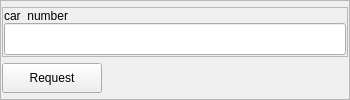
                <widget class="QFrame" name="frame_105">
                 <property name="minimumSize">
                  <size>
                   <width>350</width>
                   <height>0</height>
                  </size>
                 </property>
                 <property name="maximumSize">
                  <size>
                   <width>350</width>
                   <height>16777215</height>
                  </size>
                 </property>
                 <property name="frameShape">
                  <enum>QFrame::StyledPanel</enum>
                 </property>
                 <property name="frameShadow">
                  <enum>QFrame::Raised</enum>
                 </property>
                 <layout class="QVBoxLayout" name="verticalLayout_82">
                  <property name="spacing">
                   <number>1</number>
                  </property>
                  <property name="leftMargin">
                   <number>1</number>
                  </property>
                  <property name="topMargin">
                   <number>1</number>
                  </property>
                  <property name="rightMargin">
                   <number>1</number>
                  </property>
                  <property name="bottomMargin">
                   <number>1</number>
                  </property>
                  <item>
                   <widget class="QFrame" name="frame_106">
                    <property name="minimumSize">
                     <size>
                      <width>0</width>
                      <height>50</height>
                     </size>
                    </property>
                    <property name="maximumSize">
                     <size>
                      <width>16777215</width>
                      <height>50</height>
                     </size>
                    </property>
                    <property name="frameShape">
                     <enum>QFrame::StyledPanel</enum>
                    </property>
                    <property name="frameShadow">
                     <enum>QFrame::Raised</enum>
                    </property>
                    <layout class="QVBoxLayout" name="verticalLayout_83">
                     <property name="spacing">
                      <number>1</number>
                     </property>
                     <property name="leftMargin">
                      <number>1</number>
                     </property>
                     <property name="topMargin">
                      <number>1</number>
                     </property>
                     <property name="rightMargin">
                      <number>1</number>
                     </property>
                     <property name="bottomMargin">
                      <number>1</number>
                     </property>
                     <item>
                      <widget class="QLabel" name="label_61">
                       <property name="minimumSize">
                        <size>
                         <width>0</width>
                         <height>13</height>
                        </size>
                       </property>
                       <property name="maximumSize">
                        <size>
                         <width>16777215</width>
                         <height>13</height>
                        </size>
                       </property>
                       <property name="text">
                        <string>car_number</string>
                       </property>
                      </widget>
                     </item>
                     <item>
                      <widget class="QLineEdit" name="text_car_number_DoTestCarNumber">
                       <property name="minimumSize">
                        <size>
                         <width>0</width>
                         <height>32</height>
                        </size>
                       </property>
                       <property name="text">
                        <string/>
                       </property>
                      </widget>
                     </item>
                    </layout>
                   </widget>
                  </item>
                  <item>
                   <widget class="QPushButton" name="bt_DoTestCarNumber">
                    <property name="minimumSize">
                     <size>
                      <width>100</width>
                      <height>30</height>
                     </size>
                    </property>
                    <property name="maximumSize">
                     <size>
                      <width>100</width>
                      <height>30</height>
                     </size>
                    </property>
                    <property name="text">
                     <string>Request</string>
                    </property>
                   </widget>
                  </item>
                 </layout>
                </widget>
